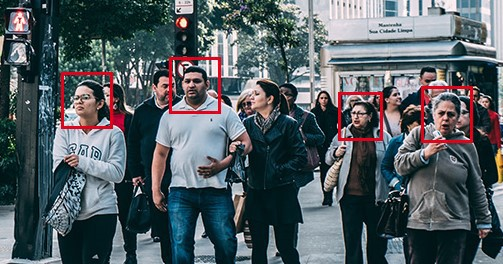
#> input picture img/face_detection_overview.jpeg, 503 x 264 px, given in place of the camera
$ python Utils.py
#> lines starting #> are read from the running program, lines starting #| are printed output that depends on the picture
"""
Supporting Functions for Computer vision using OpenCV
By: NKDuy
"""

import cv2
import numpy as np
import copy


def stackImages(_imgList, cols, scale):
    """
    Stack Images together to display in a single window
    :param _imgList: list of images to stack
    :param cols: the num of img in a row
    :param scale: bigger~1+ ans smaller~1-
    :return: Stacked Image
    """
    imgList = copy.deepcopy(_imgList)

    # make the array full by adding blank img, otherwise the openCV can't work
    totalImages = len(imgList)
    rows = totalImages // cols if totalImages // cols * cols == totalImages else totalImages // cols + 1
    blankImages = cols * rows - totalImages

    width = imgList[0].shape[1]
    height = imgList[0].shape[0]
    imgBlank = np.zeros((height, width, 3), np.uint8)
    imgList.extend([imgBlank] * blankImages)

    # resize the images
    for i in range(cols * rows):
        imgList[i] = cv2.resize(imgList[i], (0, 0), None, scale, scale)
        if len(imgList[i].shape) == 2:
            imgList[i] = cv2.cvtColor(imgList[i], cv2.COLOR_GRAY2BGR)

    # put the images in a board
    hor = [imgBlank] * rows
    for y in range(rows):
        line = []
        for x in range(cols):
            line.append(imgList[y * cols + x])
        hor[y] = np.hstack(line)
    ver = np.vstack(hor)
    return ver


# [94 lines left out: functions cornerRect, findContours, overlayPNG, rotateImage, not called in this run]


def putTextRect(img, text, pos, scale=3, thickness=3, colorT=(255, 255, 255),
                colorR=(255, 0, 255), font=cv2.FONT_HERSHEY_PLAIN,
                offset=10, border=None, colorB=(0, 255, 0)):
    """
    Creates Text with Rectangle Background
    :param img: Image to put text rect on
    :param text: Text inside the rect
    :param pos: Starting position of the rect x1,y1
    :param scale: Scale of the text
    :param thickness: Thickness of the text
    :param colorT: Color of the Text
    :param colorR: Color of the Rectangle
    :param font: Font used. Must be cv2.FONT....
    :param offset: Clearance around the text
    :param border: Outline around the rect
    :param colorB: Color of the outline
    :return: image, rect (x1,y1,x2,y2)
    """
    ox, oy = pos
    (w, h), _ = cv2.getTextSize(text, font, scale, thickness)

    x1, y1, x2, y2 = ox - offset, oy + offset, ox + w + offset, oy - h - offset

    cv2.rectangle(img, (x1, y1), (x2, y2), colorR, cv2.FILLED)
    if border is not None:
        cv2.rectangle(img, (x1, y1), (x2, y2), colorB, border)
    cv2.putText(img, text, (ox, oy), font, scale, colorT, thickness)

    return img, [x1, y2, x2, y1]


def main():
    cap = cv2.VideoCapture(0)
    while True:
        success, img = cap.read()
#> img is the input picture: shape (264, 503, 3); mean B, G, R 97.9, 92.7, 82.5
        img, bbox = putTextRect(img, "CVZone", [50, 50], 2, 2, offset=10, border=5)
#> in putTextRect, `cv2.putText(img, text, (ox, oy), font, scale, colorT, thickness)`:
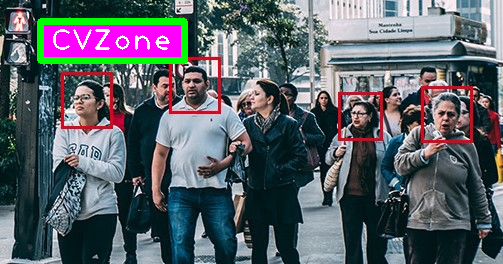
#> img: shape (264, 503, 3); mean B, G, R 103, 95.4, 88.8
#> bbox = [40, 21, 184, 60]
        imgGray = cv2.cvtColor(img, cv2.COLOR_BGR2GRAY)
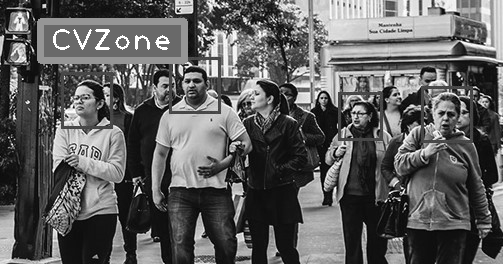
#> imgGray: shape (264, 503); min 0, max 255, mean 94.3
        imgList = [img, img, imgGray, img, imgGray]
        imgStacked = stackImages(imgList, 2, 0.5)
#> in stackImages, `imgList = copy.deepcopy(_imgList)`: imgList = 5 items
#> in stackImages, `totalImages = len(imgList)`: totalImages = 5
#> in stackImages, `rows = totalImages // cols if totalImages // cols * cols == totalImage..`: rows = 3
#> in stackImages, `blankImages = cols * rows - totalImages`: blankImages = 1
#> after the loop in stackImages, `for i in range(cols * rows):`: imgList = 6 items
#> in stackImages, `hor = [imgBlank] * rows`: hor = 3 items
#> in stackImages, `ver = np.vstack(hor)`:
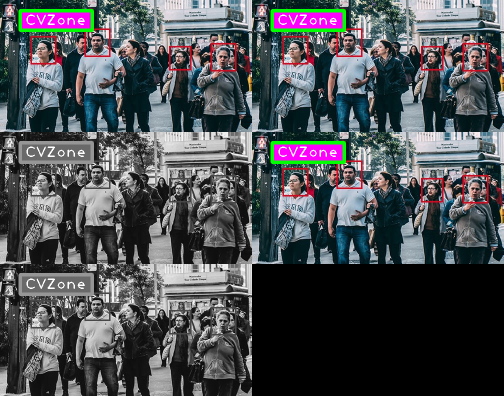
#> ver: shape (396, 504, 3); mean of channels 0, 1, 2 83.1, 79.4, 76.1; drawn as B, G, R

        cv2.imshow("stackedImg", imgStacked)
        cv2.waitKey(1)


if __name__ == "__main__":
    main()

$ run again, on img/face_detection_example.png
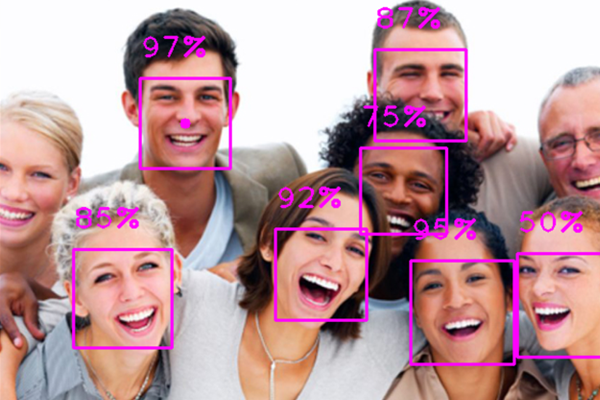
#> input picture img/face_detection_example.png, 600 x 400 px, given in place of the camera
#> in main, img is the input picture: shape (400, 600, 3); mean B, G, R 156.1, 149.5, 188.8
#> bbox = [40, 21, 184, 60]
#> in main, `imgGray = cv2.cvtColor(img, cv2.COLOR_BGR2GRAY)`:
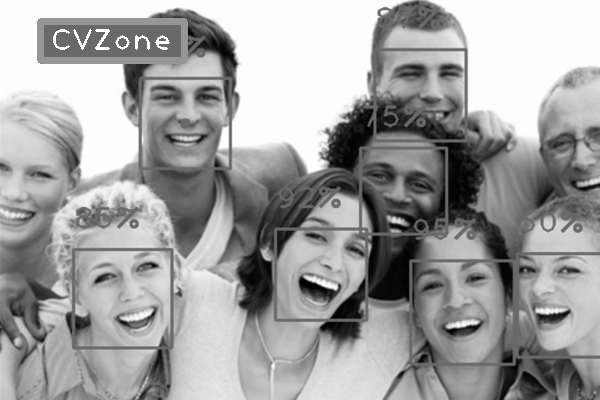
#> imgGray: shape (400, 600); min 0, max 255, mean 160.7
#> in stackImages, `imgList = copy.deepcopy(_imgList)`: imgList = 5 items
#> totalImages = 5
#> rows = 3
#> blankImages = 1
#> after the loop in stackImages, `for i in range(cols * rows):`: imgList = 6 items
#> hor = 3 items
#> in stackImages, `ver = np.vstack(hor)`:
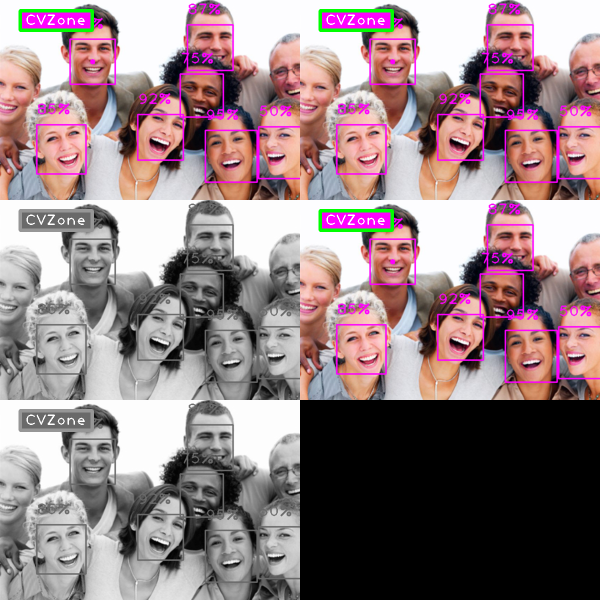
#> ver: shape (600, 600, 3); mean of channels 0, 1, 2 131.3, 127.6, 147.7; drawn as B, G, R

$ run again, on img/face_mesh_example.jpg
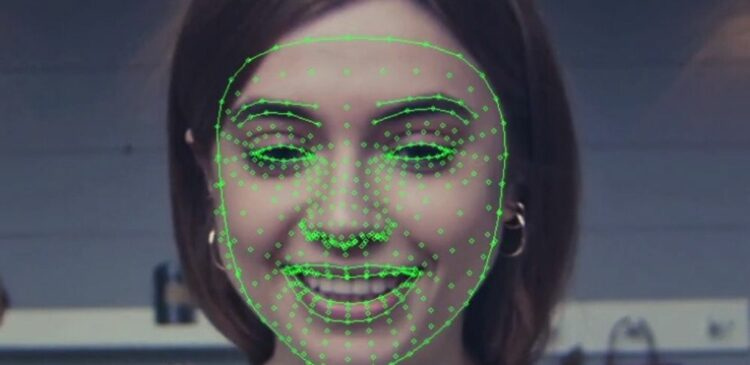
#> input picture img/face_mesh_example.jpg, 750 x 365 px, given in place of the camera
#> in main, img is the input picture: shape (365, 750, 3); mean B, G, R 91.5, 86, 84
#> bbox = [40, 21, 184, 60]
#> in main, `imgGray = cv2.cvtColor(img, cv2.COLOR_BGR2GRAY)`:
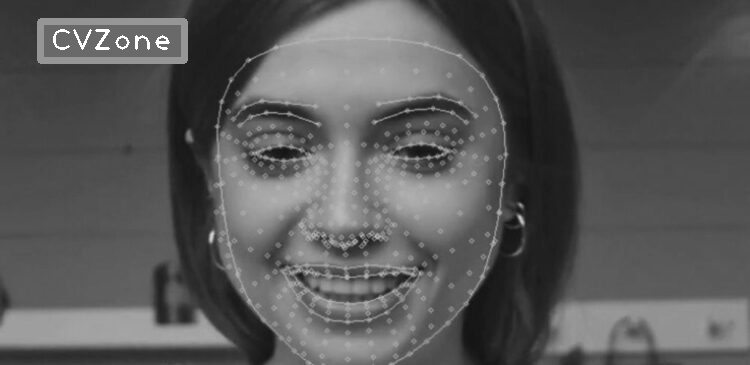
#> imgGray: shape (365, 750); min 15, max 255, mean 88
#> in stackImages, `imgList = copy.deepcopy(_imgList)`: imgList = 5 items
#> totalImages = 5
#> rows = 3
#> blankImages = 1
#> after the loop in stackImages, `for i in range(cols * rows):`: imgList = 6 items
#> hor = 3 items
#> in stackImages, `ver = np.vstack(hor)`:
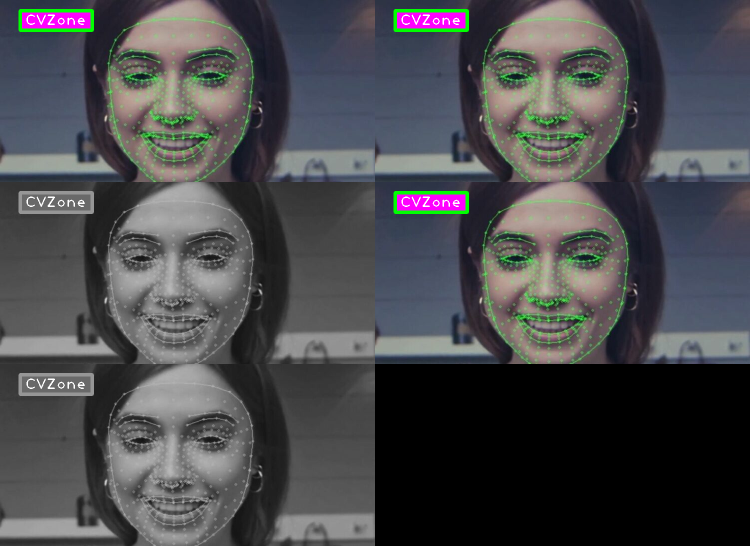
#> ver: shape (546, 750, 3); mean of channels 0, 1, 2 76.3, 73.2, 72.8; drawn as B, G, R
